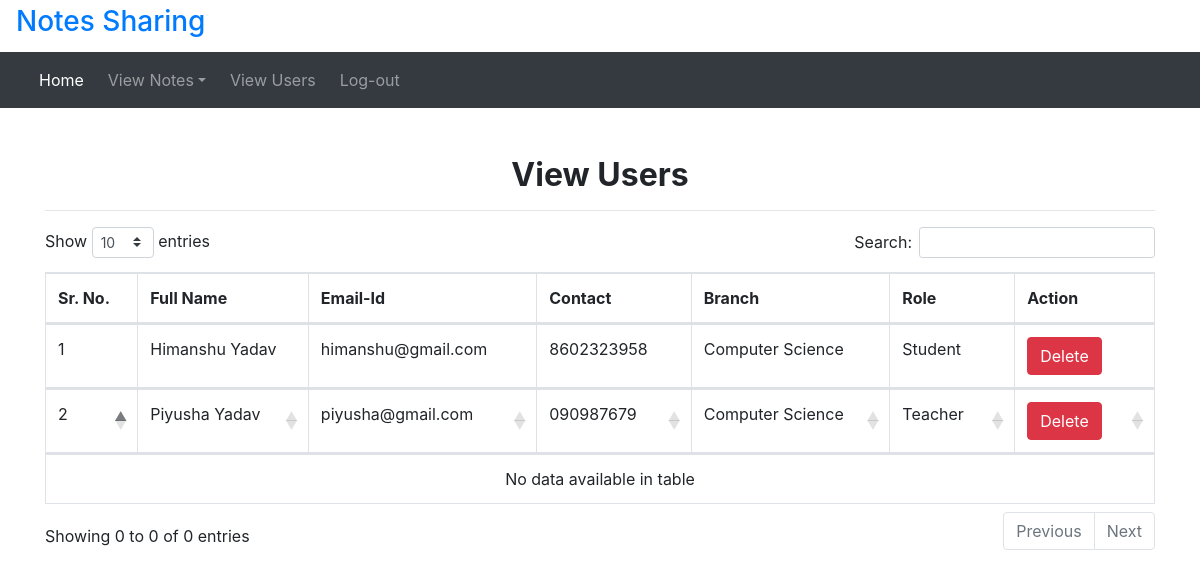
The app's page /view_users/ (signed in) with its own data.
### notes/models.py (models this page shows, shortened)
class Signup(models.Model):
    user = models.ForeignKey(User, on_delete=models.CASCADE)
    contact = models.CharField(max_length=10)
    branch = models.CharField(max_length=30)
    role = models.CharField(max_length=15)

### notes/views.py (the view)
# urls.py: path('view_users/', views.view_users, name="view_users"),
def view_users(request):
    if not request.user.is_authenticated:
        return redirect('login_admin')
    users = Signup.objects.all()
    d = {'users':users}
    return render(request,'view_users.html',d)

### notes/templates/view_users.html (shortened to what this page needs)
{% extends 'admin_nav.html' %}
{% load static %}
{% block body %}
<link rel="stylesheet" href="https://cdnjs.cloudflare.com/ajax/libs/twitter-bootstrap/4.5.2/css/bootstrap.css">
<link rel="stylesheet" href="https://cdn.datatables.net/1.10.22/css/dataTables.bootstrap4.min.css">
<div class="container mt-5">
  <h2 class="text-center" style="font-weight:bold">View Users</h2>
  <hr>
  <table class="table table-bordered" id="example">
    <thead>
      <tr>
        <th>Sr. No.</th>
        <th>Full Name</th>
        <th>Email-Id</th>
        <th>Contact</th>
        <th>Branch</th>
        <th>Role</th>
        <th>Action</th>
      </tr>
      {% for i in users %}
      <tr>
        <td>{{forloop.counter}}</td>
        <td style="text-transform:capitalize">{{i.user.first_name}} {{i.user.last_name}} </td>
        <td>{{i.user.username}}</td>
        <td>{{i.contact}}</td>
        <td>{{i.branch}}</td>
        <td>{{i.role}}</td>
        <td><a href="{% url 'delete_users' i.user.id %}" class="btn btn-danger" onclick="return confirm('Are you sure?')">Delete</a></td>
      </tr>
      {% endfor %}
    </thead>
  </table>
</div>
    {% endblock %}

### records on screen
Signup: user.first_name "Himanshu", user.last_name "Yadav", user.username "himanshu@gmail.com", contact "8602323958", branch "Computer Science", role "Student"
Signup: user.first_name "Piyusha", user.last_name "Yadav", user.username "piyusha@gmail.com", contact "090987679", branch "Computer Science", role "Teacher"
